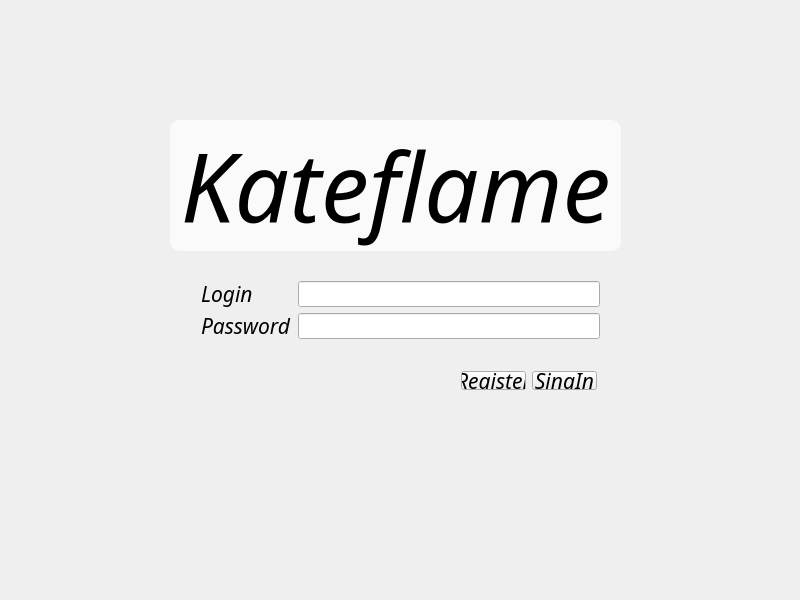
<?xml version="1.0" encoding="UTF-8"?>
<ui version="4.0">
 <class>MainWindow</class>
 <widget class="QMainWindow" name="MainWindow">
  <property name="windowModality">
   <enum>Qt::NonModal</enum>
  </property>
  <property name="geometry">
   <rect>
    <x>0</x>
    <y>0</y>
    <width>800</width>
    <height>600</height>
   </rect>
  </property>
  <property name="sizePolicy">
   <sizepolicy hsizetype="Fixed" vsizetype="Fixed">
    <horstretch>0</horstretch>
    <verstretch>0</verstretch>
   </sizepolicy>
  </property>
  <property name="minimumSize">
   <size>
    <width>800</width>
    <height>600</height>
   </size>
  </property>
  <property name="maximumSize">
   <size>
    <width>800</width>
    <height>600</height>
   </size>
  </property>
  <property name="focusPolicy">
   <enum>Qt::TabFocus</enum>
  </property>
  <property name="windowTitle">
   <string>Kateflame</string>
  </property>
  <property name="windowIcon">
   <iconset>
    <normaloff>../../../../../../../../../Desktop/Makeup_1.jpg</normaloff>../../../../../../../../../Desktop/Makeup_1.jpg</iconset>
  </property>
  <widget class="QWidget" name="centralWidget">
   <property name="sizePolicy">
    <sizepolicy hsizetype="Minimum" vsizetype="Minimum">
     <horstretch>0</horstretch>
     <verstretch>0</verstretch>
    </sizepolicy>
   </property>
   <property name="minimumSize">
    <size>
     <width>400</width>
     <height>300</height>
    </size>
   </property>
   <property name="baseSize">
    <size>
     <width>800</width>
     <height>600</height>
    </size>
   </property>
   <property name="contextMenuPolicy">
    <enum>Qt::NoContextMenu</enum>
   </property>
   <widget class="QLabel" name="label_3">
    <property name="geometry">
     <rect>
      <x>170</x>
      <y>120</y>
      <width>451</width>
      <height>131</height>
     </rect>
    </property>
    <property name="font">
     <font>
      <family>Vivaldi</family>
      <pointsize>72</pointsize>
      <italic>true</italic>
     </font>
    </property>
    <property name="styleSheet">
     <string notr="true">background-color: rgba(255,255,255,178);
border-radius: 10px;</string>
    </property>
    <property name="text">
     <string>Kateflame</string>
    </property>
    <property name="textFormat">
     <enum>Qt::AutoText</enum>
    </property>
    <property name="alignment">
     <set>Qt::AlignCenter</set>
    </property>
   </widget>
   <widget class="QWidget" name="verticalLayoutWidget">
    <property name="geometry">
     <rect>
      <x>190</x>
      <y>270</y>
      <width>421</width>
      <height>80</height>
     </rect>
    </property>
    <layout class="QVBoxLayout" name="verticalLayout">
     <item>
      <layout class="QHBoxLayout" name="horizontalLayout_7">
       <item>
        <layout class="QVBoxLayout" name="verticalLayout_5">
         <item>
          <widget class="QLabel" name="label">
           <property name="font">
            <font>
             <family>Monotype Corsiva</family>
             <pointsize>16</pointsize>
             <weight>50</weight>
             <italic>true</italic>
             <bold>false</bold>
            </font>
           </property>
           <property name="text">
            <string>Login</string>
           </property>
           <property name="wordWrap">
            <bool>false</bool>
           </property>
          </widget>
         </item>
         <item>
          <widget class="QLabel" name="label_2">
           <property name="font">
            <font>
             <family>Monotype Corsiva</family>
             <pointsize>16</pointsize>
             <weight>50</weight>
             <italic>true</italic>
             <bold>false</bold>
            </font>
           </property>
           <property name="text">
            <string>Password</string>
           </property>
          </widget>
         </item>
        </layout>
       </item>
       <item>
        <layout class="QVBoxLayout" name="verticalLayout_4">
         <item>
          <widget class="QLineEdit" name="loginEdit">
           <property name="minimumSize">
            <size>
             <width>0</width>
             <height>0</height>
            </size>
           </property>
           <property name="maximumSize">
            <size>
             <width>322</width>
             <height>30</height>
            </size>
           </property>
          </widget>
         </item>
         <item>
          <widget class="QLineEdit" name="passwordEdit">
           <property name="maximumSize">
            <size>
             <width>322</width>
             <height>30</height>
            </size>
           </property>
           <property name="echoMode">
            <enum>QLineEdit::Password</enum>
           </property>
          </widget>
         </item>
        </layout>
       </item>
      </layout>
     </item>
    </layout>
   </widget>
   <widget class="QWidget" name="layoutWidget">
    <property name="geometry">
     <rect>
      <x>450</x>
      <y>360</y>
      <width>158</width>
      <height>41</height>
     </rect>
    </property>
    <layout class="QHBoxLayout" name="horizontalLayout_8">
     <item>
      <widget class="QPushButton" name="registerButton">
       <property name="font">
        <font>
         <family>Monotype Corsiva</family>
         <pointsize>16</pointsize>
         <italic>true</italic>
        </font>
       </property>
       <property name="text">
        <string>Register</string>
       </property>
      </widget>
     </item>
     <item>
      <widget class="QPushButton" name="singInButton">
       <property name="font">
        <font>
         <family>Monotype Corsiva</family>
         <pointsize>16</pointsize>
         <italic>true</italic>
        </font>
       </property>
       <property name="text">
        <string>SingIn</string>
       </property>
      </widget>
     </item>
    </layout>
   </widget>
   <widget class="QLabel" name="label_4">
    <property name="geometry">
     <rect>
      <x>-10</x>
      <y>-10</y>
      <width>821</width>
      <height>621</height>
     </rect>
    </property>
    <property name="text">
     <string/>
    </property>
    <property name="pixmap">
     <pixmap>../../mineralkosm2.jpg</pixmap>
    </property>
    <property name="scaledContents">
     <bool>true</bool>
    </property>
   </widget>
   <zorder>label_4</zorder>
   <zorder>layoutWidget</zorder>
   <zorder>label_3</zorder>
   <zorder>verticalLayoutWidget</zorder>
  </widget>
 </widget>
 <layoutdefault spacing="6" margin="11"/>
 <resources/>
 <connections/>
</ui>
